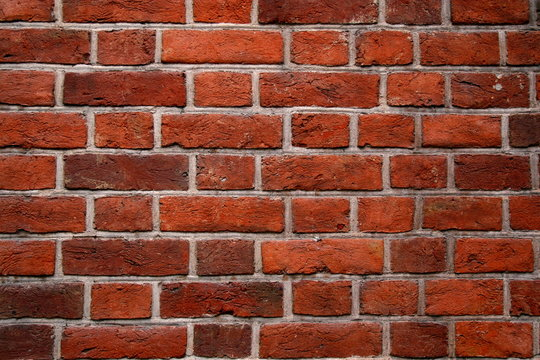
#> input picture Ladrillos.jpg, 540 x 360 px
$ python Practica04_VI_Rotacion.py
#> lines starting #> are read from the running program, lines starting #| are printed output that depends on the picture
import cv2
import numpy as np
image = cv2.imread('Ladrillos.jpg')
#> image is the input picture: shape (360, 540, 3); mean B, G, R 53.3, 70.8, 134.3
ancho = image.shape[1] #columnas
#> ancho = 540
alto = image.shape[0] # filas
#> alto = 360
# Rotación
M = cv2.getRotationMatrix2D((ancho//2,alto//2),15,1)
imageOut = cv2.warpAffine(image,M,(ancho,alto))
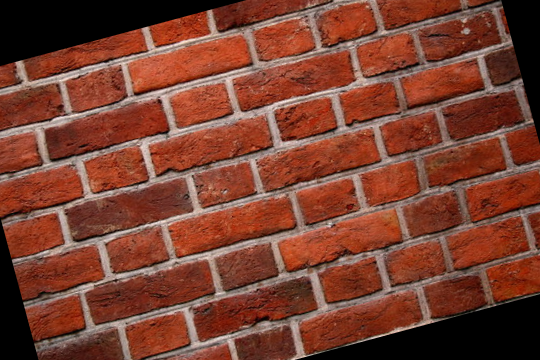
#> imageOut: shape (360, 540, 3); mean B, G, R 48.3, 64.3, 121.6
cv2.imshow('Imagen de entrada',image)
cv2.imshow('Imagen de salida',imageOut)
cv2.waitKey(0)
cv2.destroyAllWindows()
